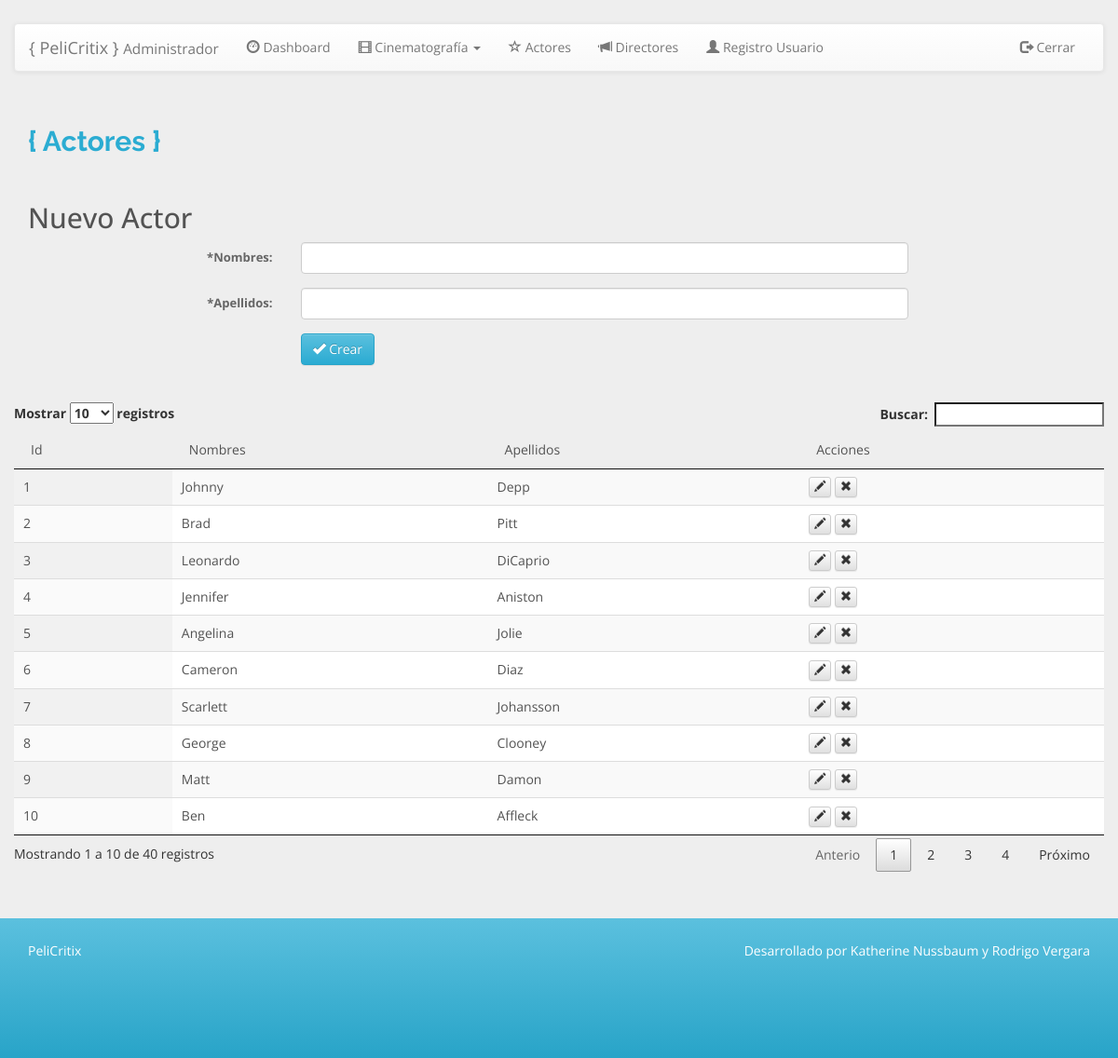
/vista/admin/actores.php, run on the app's committed database.
### tables this page shows
CREATE TABLE `actores` (
  `actor_id` int(10) NOT NULL,
  `nombre` varchar(100) NOT NULL,
  `apellido` varchar(100) NOT NULL
);

### dao/ConexionClass.php (called while the page is built, shortened)
<?php
class Conexion{
	private $host		= "localhost";
	private $user		= "pelicritix";
	private $pass		= "pelicritix123";
	private $database	= "pelicritix";
	private $conn 		= "";
	function __construct(){
		$this->conn = new mysqli($this->host, $this->user, $this->pass, $this->database);
		$this->conn->set_charset("utf8");
	}
	public function select($query){
		$resultado = $this->conn->query($query);
		return $resultado;
	}
}
?>

### dao/ActorDAO.php (called while the page is built, shortened)
<?php
require_once('ConexionClass.php');
require_once('/../entidades/ActorClass.php');
class ActorDAO{
	private $conn;
	function __construct($conn){
		$this->conn = $conn;
	}
	public function listar() {
			$sql = "SELECT actor_id, nombre, apellido FROM actores ORDER BY nombre ASC";
			$this->conn->abrirConexion();
			$resultado 	= $this->conn->select($sql);
			$actores 	= array();
			while( $fila = $resultado->fetch_array() ) {
				$actor = new Actor();
				$actor->setActorId($fila['actor_id']);
				$actor->setNombre($fila['nombre']);
				$actor->setApellido($fila['apellido']);
				$actores[] = $actor;
			}
			return $actores;
			$this->conn->cerrarConexion();
		}
}
?>

### entidades/ActorClass.php (called while the page is built)
<?php
class Actor{
	private $actorId;
	private $nombre;
	private $apellido;
	function __construct(){
		$this->actorId 	= "";
		$this->nombre 	= "";
		$this->apellido = "";
	}
	public function getActorId() 	{ return $this->actorId; 	}
	public function getNombre()		{ return $this->nombre; 	}
	public function getApellido() 	{ return $this->apellido;	}
	public function setActorId($actorId) 	{ $this->actorId 	= $actorId;		}
	public function setNombre($nombre)		{ $this->nombre 	= $nombre;		}
	public function setApellido($apellido)	{ $this->apellido 	= $apellido;	}
}
?>

### controlador/ActorControlClass.php (the view, shortened to what this page needs)
<?php
require_once('/../entidades/ActorClass.php');
require_once('/../dao/ActorDAO.php');
require_once('/../dao/ConexionClass.php');
class ActorControl{
	private $daoActor;
	function __construct(){
		$this->conexion 	= new Conexion();
		$this->daoActor 	= new ActorDAO($this->conexion);
	}
	public function listarActores() {
		$actores 			= $this->daoActor->listar();
		foreach ($actores as $actor){
			echo '<tr><td>'.$actor->getActorId().'</td>';
			echo '<td>'.$actor->getNombre().'</td>';
			echo '<td>'.$actor->getApellido().'</td>';
			echo '<td>';
			echo '<button
					name="operacion"
					value="modificar"
					id="'.$actor->getActorId().'"
					onClick="modificar('.$actor->getActorId().')"
					class="btn btn-default btn-xs modificar_usuario"
					><span class="glyphicon glyphicon-pencil"></span>
				</button>
				<button
					name="operacion"
					value="eliminar"
					id="'.$actor->getActorId().'"
					onClick="eliminar('.$actor->getActorId().');"
					class="btn btn-default btn-xs eliminar_usuario"
					><span class="glyphicon glyphicon-remove" ></span>
				</button></td></tr>';
		}
	}
}
?>

### vista/css/style.css (style rules this page uses)
html, body { height: 100%; }
body { font-family: 'Open Sans', sans-serif; margin-top: 25px; background-color: #EEE; color: #535353; }
form, button { font-weight:300; font-size:13px; color:#666; }

### vista/css/datatables.css (style rules this page uses)
table.dataTable tbody tr { background-color: #ffffff; }
table.dataTable tbody th, table.dataTable tbody td { padding: 8px 10px; }
table.dataTable.row-border tbody th, table.dataTable.row-border tbody td, table.dataTable.display tbody th, table.dataTable.display tbody td { border-top: 1px solid #ddd; }
table.dataTable.row-border tbody tr:first-child th, table.dataTable.row-border tbody tr:first-child td, table.dataTable.display tbody tr:first-child th, table.dataTable.display tbody tr:first-child td { border-top: none; }
table.dataTable.stripe tbody tr.odd, table.dataTable.display tbody tr.odd { background-color: #f9f9f9; }
table.dataTable.order-column tbody tr > .sorting_1, table.dataTable.order-column tbody tr > .sorting_2, table.dataTable.order-column tbody tr > .sorting_3, table.dataTable.display tbody tr > .sorting_1, table.dataTable.display tbody tr > .sorting_2, table.dataTable.display tbody tr > .sorting_3 { background-color: #fafafa; }
table.dataTable.display tbody tr.odd > .sorting_1, table.dataTable.order-column.stripe tbody tr.odd > .sorting_1 { background-color: #f1f1f1; }
table.dataTable.display tbody tr.even > .sorting_1, table.dataTable.order-column.stripe tbody tr.even > .sorting_1 { background-color: #fafafa; }
table.dataTable, table.dataTable th, table.dataTable td { -webkit-box-sizing: content-box; box-sizing: content-box; }

### data on the page
actores: actor_id "5", nombre "Angelina", apellido "Jolie"
actores: actor_id "10", nombre "Ben", apellido "Affleck"
actores: actor_id "2", nombre "Brad", apellido "Pitt"
actores: actor_id "6", nombre "Cameron", apellido "Diaz"
actores: actor_id "8", nombre "George", apellido "Clooney"
actores: actor_id "4", nombre "Jennifer", apellido "Aniston"
actores: actor_id "1", nombre "Johnny", apellido "Depp"
actores: actor_id "3", nombre "Leonardo", apellido "DiCaprio"
actores: actor_id "9", nombre "Matt", apellido "Damon"
actores: actor_id "7", nombre "Scarlett", apellido "Johansson"
